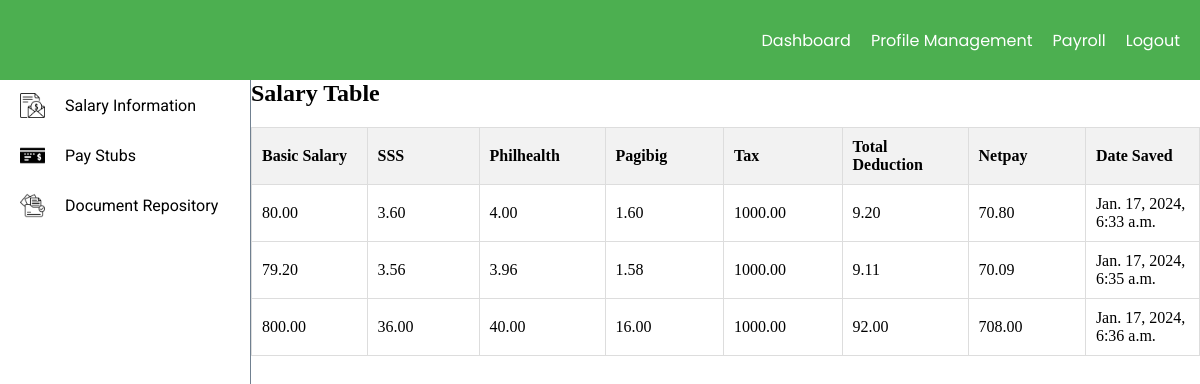
/emp_view (signed in), run on the app's committed database.
### myapp/models.py (models this page shows)
class SalaryInfo(models.Model):
    username = models.CharField(max_length=255)
    basic_salary = models.DecimalField(max_digits=20, decimal_places=2)
    sss = models.DecimalField(max_digits=20, decimal_places=2)
    philhealth = models.DecimalField(max_digits=20, decimal_places=2)
    pagibig = models.DecimalField(max_digits=20, decimal_places=2)
    tax = models.DecimalField(max_digits=20, decimal_places=2, null=True, blank=True)
    total_deduction = models.DecimalField(max_digits=20, decimal_places=2)
    netpay = models.DecimalField(max_digits=20, decimal_places=2)
    date_saved = models.DateTimeField(auto_now_add=True)

### myapp/views.py (the view)
# urls.py: path("emp_view", views.emp_view, name="emp_view"),
def emp_view(request):
    username = request.session.get('username')
    request.session['username'] = username
    if username:
        salaries = SalaryInfo.objects.filter(username=username)
        return render(request, 'user/user.html', {'salaries': salaries})
    else:
        return render(request, 'user/user.html', {'error_message': 'Username not found in session'})

### myapp/templates/user/user.html (shortened to what this page needs)
<!DOCTYPE html>
<html lang="en">
<head>
    {% load static %}
    <link rel="stylesheet" href="{% static 'css/style.css' %}">
    <link rel="stylesheet" href="{% static 'css/navbar.css' %}">
    <link rel="stylesheet" href="{% static 'css/dashboard.css' %}">
    <link rel="stylesheet" href="{% static 'css/user.css' %}">
</head>
<body>
    <nav>
            <ul class="navbar-ul">
                <li>
                    <a href="{% url 'emp_view' %}">Dashboard</a>
                </li>
                <li>
                    <a href="{% url 'update_info' %}">Profile Management</a>
                </li>
                <li>
                    <a href="{% url 'view_calculation' %}">Payroll</a>
                </li>
                <li>
                    <a href="{% url 'user_login' %}">Logout</a>
                </li>
            </ul>
    </nav>
   <div class="page-content">
    <aside class="aside-content">
        <ul class="aside-nav">
            <li>
                <a class="aside-nav-items" href="{% url 'emp_view' %}">
                    <img class="sidenav-logo" src="{% static 'images/salary.png' %}" alt="logo">
                    Salary Information
                </a>
            </li>
            <li>
                <a class="aside-nav-items" href="{% url 'user_stub' %}">
                    <img class="sidenav-logo" src="{% static 'images/bank-check.png' %}" alt="logo">
                    Pay Stubs
                </a>
            </li>
            <li>
                <a class="aside-nav-items" href="{% url 'doc_repo' %}">
                    <img class="sidenav-logo" src="{% static 'images/documentation.png' %}" alt="logo">
                    Document Repository
                </a>
            </li>
        </ul>
    </aside>
    <div class="dashboard-content">
        <h2>Salary Table</h2>
<table border="1">
    <thead>
        <tr>
            <th>Basic Salary</th>
            <th>SSS</th>
            <th>Philhealth</th>
            <th>Pagibig</th>
            <th>Tax</th>
            <th>Total Deduction</th>
            <th>Netpay</th>
            <th>Date Saved</th>
        </tr>
    </thead>
    <tbody>
        {% for salary in salaries %}
            <tr>
                <td>{{ salary.basic_salary }}</td>
                <td>{{ salary.sss }}</td>
                <td>{{ salary.philhealth }}</td>
                <td>{{ salary.pagibig }}</td>
                <td>{{ salary.tax }}</td>
                <td>{{ salary.total_deduction }}</td>
                <td>{{ salary.netpay }}</td>
                <td>{{ salary.date_saved }}</td>
            </tr>
        {% endfor %}
    </tbody>
</table>
    </div>
</div>
</body>
</html>

### myapp/static/css/style.css (style rules this page uses)
* { box-sizing: border-box; margin: 0; padding: 0; }
body { display: flex; flex-direction: column; }
nav { width: 100vw; height: 80px; background-color: #4CAF50; display: flex; flex-direction: row; justify-content: space-between; }
.navbar-ul { display: flex; justify-content: space-between; flex-direction: row; align-items: center; gap: 20px; margin-right: 20px; color: white; }
li { list-style-type: none; font-size: medium; color: white; }
a { text-decoration: none; color: white; font-family: 'Poppins', sans-serif; }

### myapp/static/css/navbar.css (style rules this page uses)
* { box-sizing: border-box; padding: 0; margin: 0; }
.page-content { height: calc(100vh - 160px); width: 100vw; display: flex; flex-direction: row; }
.aside-content { height: calc(100vh - 80px); width: 250px; }
.aside-nav { display: flex; flex-direction: column; }
.aside-nav-items { list-style-type: none; width: 250px; height: 50px; display: flex; justify-content: flex-start; align-items: center; font-family: 'Roboto', sans-serif; color: black; align-self: flex-start; margin-left: 20px; }
.sidenav-logo { height: 25px; width: 25px; margin-right: 20px; }
a { text-decoration: none; }

### myapp/static/css/dashboard.css (style rules this page uses)
.dashboard-content { height: calc(100vh - 80px); border-left: solid 1px; border-color: slategray; }

### myapp/static/css/user.css (style rules this page uses)
table { width: 100%; border-collapse: collapse; margin-top: 20px; }
th, td { border: 1px solid #ddd; padding: 10px; text-align: left; width: 150px; }
th { background-color: #f2f2f2; }

### data on the page
SalaryInfo: basic_salary "80.00", sss "3.60", philhealth "4.00", pagibig "1.60", tax "1000.00", total_deduction "9.20", netpay "70.80", date_saved "Jan. 17, 2024, 6:33 a.m."
SalaryInfo: basic_salary "79.20", sss "3.56", philhealth "3.96", pagibig "1.58", tax "1000.00", total_deduction "9.11", netpay "70.09", date_saved "Jan. 17, 2024, 6:35 a.m."
SalaryInfo: basic_salary "800.00", sss "36.00", philhealth "40.00", pagibig "16.00", tax "1000.00", total_deduction "92.00", netpay "708.00", date_saved "Jan. 17, 2024, 6:36 a.m."
